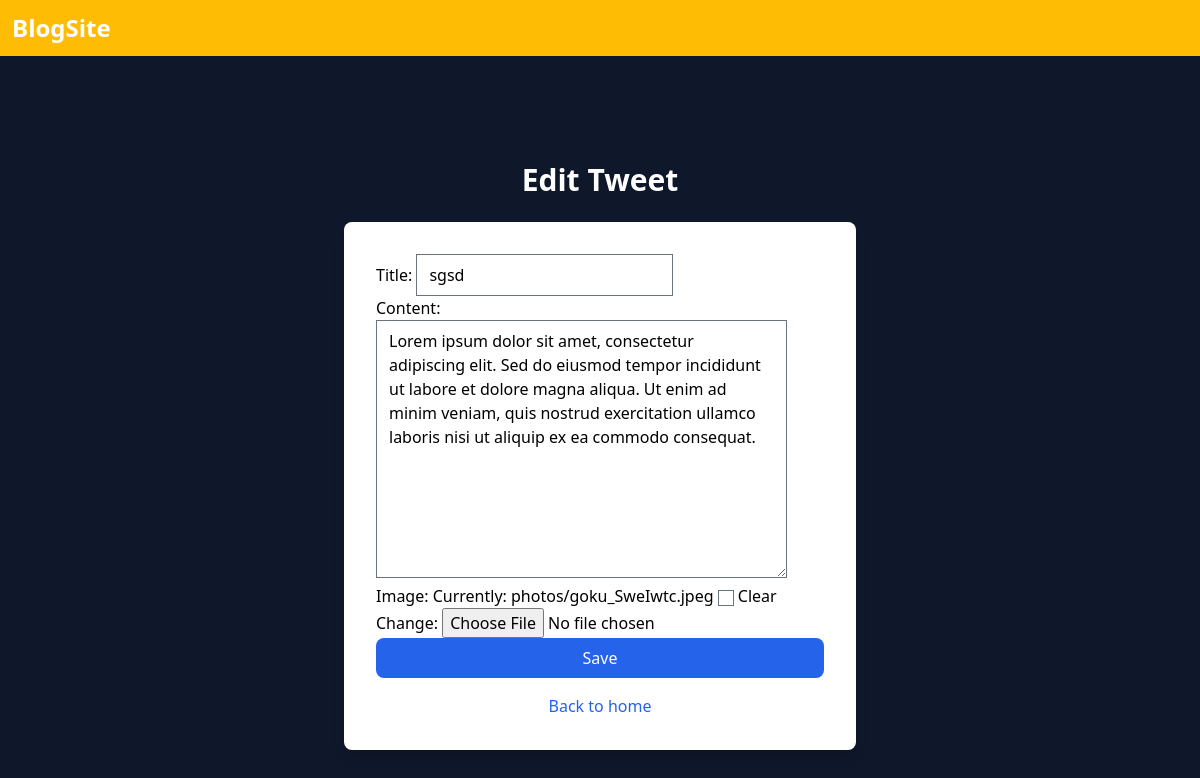
Page /blog/15/edit/ (signed in) on the committed database.
### api/models.py (models this page shows, shortened)
class BlogModel(models.Model):
    user = models.ForeignKey(User,on_delete=models.CASCADE)
    title=models.CharField(max_length=100)
    content=models.TextField()
    image=models.ImageField(upload_to='photos/',blank=True,null=True)
    created_at=models.DateTimeField(auto_now_add=True)
    updated_at=models.DateTimeField(auto_now_add=True)

### blog_site/views.py (the view)
# urls.py: path('<int:blog_id>/edit/',views.blog_edit,name="blog_edit"),
def blog_edit(request,blog_id):
    blog = get_object_or_404(BlogModel,pk=blog_id,user = request.user)
    if request.method == "POST":
        form = BlogForm(request.POST,request.FILES,instance=blog)
        if form.is_valid():
            blog = form.save(commit=False)
            blog.user=request.user
            blog.save()
            return redirect('homepage')
    else:
        form = BlogForm(instance=blog)
    return render(request,'blog_form.html',{'form':form})

### blog_site/forms.py
class BlogForm(forms.ModelForm):
    class Meta:
        model = BlogModel
        fields = ['title','content','image']

### templates/blog_form.html (shortened to what this page needs)
{% extends 'base_temp.html'%}
{% block content%}
<div class="bg-slate-900 flex flex-col items-center justify-center h-screen p-6">
    <h2 class="text-white text-3xl font-semibold mb-6">
    {% if form.instance.pk %}
        Edit Tweet
    {% else %}
        Create Tweet
    {% endif %}
    </h2>
    <form method="post" class="bg-white shadow-lg rounded-lg p-8 max-w-lg w-full" enctype="multipart/form-data">
        {{ form.as_p }}
        <button type="submit" class="w-full bg-blue-600 text-white py-2 rounded-lg hover:bg-blue-700 transition duration-200">
            Save
        </button>
        <a href="{% url 'homepage' %}" class="block text-center text-blue-600 mt-4 hover:underline">
            Back to home
        </a>
    </form>
</div>
{% endblock %}

### rows in the picture
BlogModel: title "sgsd", content "Lorem ipsum dolor sit amet, consectetur adipiscing elit. Sed do eiusmod tempor incididunt ut labore et dolore magna aliqua. Ut enim ad minim veniam, quis nostrud exercitation ullamco laboris nisi ut aliquip ex ea commodo consequat."
